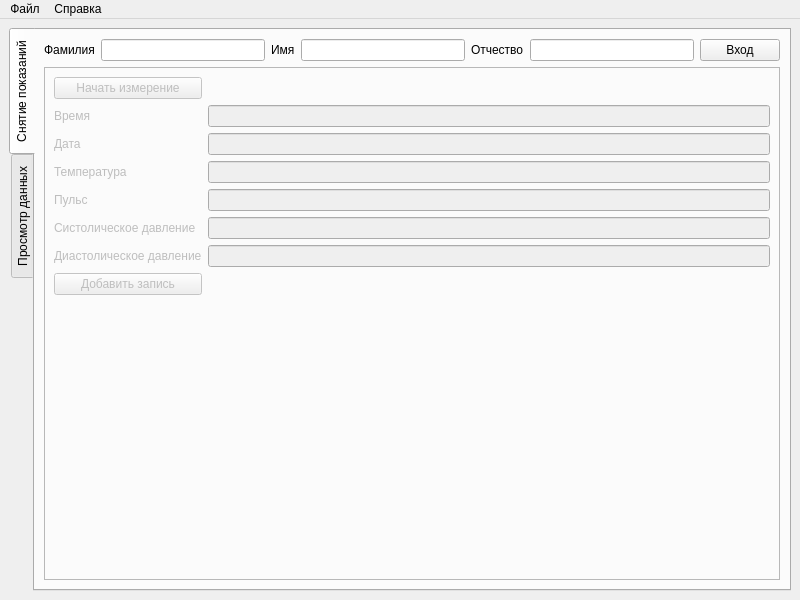
<?xml version="1.0" encoding="UTF-8"?>
<ui version="4.0">
 <class>MainWindow</class>
 <widget class="QMainWindow" name="MainWindow">
  <property name="geometry">
   <rect>
    <x>0</x>
    <y>0</y>
    <width>800</width>
    <height>600</height>
   </rect>
  </property>
  <property name="windowTitle">
   <string>MainWindow</string>
  </property>
  <widget class="QWidget" name="centralwidget">
   <layout class="QGridLayout" name="gridLayout">
    <item row="0" column="0">
     <widget class="QTabWidget" name="tabWidget">
      <property name="tabPosition">
       <enum>QTabWidget::West</enum>
      </property>
      <property name="currentIndex">
       <number>0</number>
      </property>
      <widget class="QWidget" name="tab">
       <attribute name="title">
        <string>Снятие показаний</string>
       </attribute>
       <layout class="QGridLayout" name="gridLayout_3">
        <item row="0" column="5">
         <widget class="QLineEdit" name="lineEdit_Patronymic_2"/>
        </item>
        <item row="0" column="3">
         <widget class="QLineEdit" name="lineEdit_Name_2"/>
        </item>
        <item row="0" column="1">
         <widget class="QLineEdit" name="lineEdit_SurName_2"/>
        </item>
        <item row="0" column="0">
         <widget class="QLabel" name="label">
          <property name="text">
           <string>Фамилия</string>
          </property>
         </widget>
        </item>
        <item row="0" column="6">
         <widget class="QPushButton" name="pushButton_Enter">
          <property name="text">
           <string>Вход</string>
          </property>
         </widget>
        </item>
        <item row="0" column="2">
         <widget class="QLabel" name="label_2">
          <property name="text">
           <string>Имя</string>
          </property>
         </widget>
        </item>
        <item row="0" column="4">
         <widget class="QLabel" name="label_3">
          <property name="text">
           <string>Отчество</string>
          </property>
         </widget>
        </item>
        <item row="1" column="0" colspan="7">
         <widget class="QFrame" name="frame">
          <property name="enabled">
           <bool>false</bool>
          </property>
          <property name="frameShape">
           <enum>QFrame::StyledPanel</enum>
          </property>
          <property name="frameShadow">
           <enum>QFrame::Raised</enum>
          </property>
          <layout class="QGridLayout" name="gridLayout_4">
           <item row="8" column="2" colspan="2">
            <widget class="QLineEdit" name="lineEdit_Diastol">
             <property name="readOnly">
              <bool>true</bool>
             </property>
            </widget>
           </item>
           <item row="1" column="0">
            <widget class="QPushButton" name="pushButton_BeginMetering">
             <property name="text">
              <string>Начать измерение</string>
             </property>
            </widget>
           </item>
           <item row="6" column="2" colspan="2">
            <widget class="QLineEdit" name="lineEdit_Pulse">
             <property name="readOnly">
              <bool>true</bool>
             </property>
            </widget>
           </item>
           <item row="4" column="0">
            <widget class="QLabel" name="label_Date">
             <property name="text">
              <string>Дата</string>
             </property>
            </widget>
           </item>
           <item row="7" column="0">
            <widget class="QLabel" name="label_Systol">
             <property name="text">
              <string>Систолическое давление</string>
             </property>
            </widget>
           </item>
           <item row="1" column="2">
            <spacer name="horizontalSpacer">
             <property name="orientation">
              <enum>Qt::Horizontal</enum>
             </property>
             <property name="sizeHint" stdset="0">
              <size>
               <width>40</width>
               <height>20</height>
              </size>
             </property>
            </spacer>
           </item>
           <item row="5" column="0">
            <widget class="QLabel" name="label_Temperature">
             <property name="text">
              <string>Температура</string>
             </property>
            </widget>
           </item>
           <item row="6" column="0">
            <widget class="QLabel" name="label_Pulse">
             <property name="text">
              <string>Пульс</string>
             </property>
            </widget>
           </item>
           <item row="7" column="2" colspan="2">
            <widget class="QLineEdit" name="lineEdit_Systol">
             <property name="readOnly">
              <bool>true</bool>
             </property>
            </widget>
           </item>
           <item row="5" column="2" colspan="2">
            <widget class="QLineEdit" name="lineEdit_Temperature">
             <property name="readOnly">
              <bool>true</bool>
             </property>
            </widget>
           </item>
           <item row="4" column="2" colspan="2">
            <widget class="QLineEdit" name="lineEdit_Date">
             <property name="readOnly">
              <bool>true</bool>
             </property>
            </widget>
           </item>
           <item row="10" column="2">
            <spacer name="verticalSpacer_2">
             <property name="orientation">
              <enum>Qt::Vertical</enum>
             </property>
             <property name="sizeHint" stdset="0">
              <size>
               <width>20</width>
               <height>40</height>
              </size>
             </property>
            </spacer>
           </item>
           <item row="8" column="0">
            <widget class="QLabel" name="label_Diastol">
             <property name="text">
              <string>Диастолическое давление</string>
             </property>
            </widget>
           </item>
           <item row="3" column="0">
            <widget class="QLabel" name="label_Time">
             <property name="text">
              <string>Время</string>
             </property>
            </widget>
           </item>
           <item row="3" column="2" colspan="2">
            <widget class="QLineEdit" name="lineEdit_Time">
             <property name="readOnly">
              <bool>true</bool>
             </property>
            </widget>
           </item>
           <item row="9" column="0">
            <widget class="QPushButton" name="pushButton_AddRecord">
             <property name="text">
              <string>Добавить запись</string>
             </property>
            </widget>
           </item>
          </layout>
         </widget>
        </item>
       </layout>
      </widget>
      <widget class="QWidget" name="tab_2">
       <attribute name="title">
        <string>Просмотр данных</string>
       </attribute>
       <layout class="QGridLayout" name="gridLayout_2">
        <item row="0" column="5">
         <widget class="QLineEdit" name="lineEdit_Patronymic"/>
        </item>
        <item row="0" column="0">
         <widget class="QLabel" name="label_Surname">
          <property name="text">
           <string>Фамилия</string>
          </property>
         </widget>
        </item>
        <item row="0" column="1">
         <widget class="QLineEdit" name="lineEdit_SurName"/>
        </item>
        <item row="0" column="2">
         <widget class="QLabel" name="label_Name">
          <property name="text">
           <string>Имя</string>
          </property>
         </widget>
        </item>
        <item row="0" column="6">
         <widget class="QPushButton" name="pushButton_Show">
          <property name="text">
           <string>Отобразить</string>
          </property>
         </widget>
        </item>
        <item row="0" column="3">
         <widget class="QLineEdit" name="lineEdit_Name"/>
        </item>
        <item row="0" column="4">
         <widget class="QLabel" name="label_Patronymic">
          <property name="text">
           <string>Отчество</string>
          </property>
         </widget>
        </item>
        <item row="1" column="0" colspan="7">
         <widget class="QTableWidget" name="tableWidget">
          <property name="enabled">
           <bool>true</bool>
          </property>
          <property name="horizontalScrollBarPolicy">
           <enum>Qt::ScrollBarAsNeeded</enum>
          </property>
          <property name="sizeAdjustPolicy">
           <enum>QAbstractScrollArea::AdjustIgnored</enum>
          </property>
          <property name="textElideMode">
           <enum>Qt::ElideRight</enum>
          </property>
          <property name="showGrid">
           <bool>true</bool>
          </property>
          <property name="rowCount">
           <number>0</number>
          </property>
          <attribute name="horizontalHeaderCascadingSectionResizes">
           <bool>false</bool>
          </attribute>
          <attribute name="horizontalHeaderDefaultSectionSize">
           <number>120</number>
          </attribute>
          <attribute name="horizontalHeaderShowSortIndicator" stdset="0">
           <bool>false</bool>
          </attribute>
          <attribute name="horizontalHeaderStretchLastSection">
           <bool>true</bool>
          </attribute>
          <attribute name="verticalHeaderVisible">
           <bool>false</bool>
          </attribute>
          <attribute name="verticalHeaderCascadingSectionResizes">
           <bool>false</bool>
          </attribute>
          <column>
           <property name="text">
            <string>Дата</string>
           </property>
          </column>
          <column>
           <property name="text">
            <string>Время</string>
           </property>
          </column>
          <column>
           <property name="text">
            <string>Температура</string>
           </property>
          </column>
          <column>
           <property name="text">
            <string>Пульс</string>
           </property>
          </column>
          <column>
           <property name="text">
            <string>Cист давление</string>
           </property>
          </column>
          <column>
           <property name="text">
            <string>Диас давление</string>
           </property>
          </column>
         </widget>
        </item>
       </layout>
      </widget>
     </widget>
    </item>
   </layout>
  </widget>
  <widget class="QMenuBar" name="menubar">
   <property name="geometry">
    <rect>
     <x>0</x>
     <y>0</y>
     <width>800</width>
     <height>22</height>
    </rect>
   </property>
   <widget class="QMenu" name="menu">
    <property name="title">
     <string>Файл</string>
    </property>
    <addaction name="action_SaveDB"/>
    <addaction name="action_LoadDB"/>
    <addaction name="separator"/>
    <addaction name="action_Settings"/>
    <addaction name="separator"/>
    <addaction name="action_Exit"/>
   </widget>
   <widget class="QMenu" name="menu_2">
    <property name="title">
     <string>Справка</string>
    </property>
    <addaction name="action_Qt"/>
    <addaction name="action_AboutProgram"/>
   </widget>
   <addaction name="menu"/>
   <addaction name="menu_2"/>
  </widget>
  <action name="action_Qt">
   <property name="text">
    <string>О Qt</string>
   </property>
  </action>
  <action name="action_AboutProgram">
   <property name="text">
    <string>О программе</string>
   </property>
  </action>
  <action name="action_SaveDB">
   <property name="text">
    <string>Сохранить БД</string>
   </property>
  </action>
  <action name="action_LoadDB">
   <property name="text">
    <string>Загрузить БД</string>
   </property>
  </action>
  <action name="action_Exit">
   <property name="text">
    <string>Выход</string>
   </property>
  </action>
  <action name="action_Settings">
   <property name="text">
    <string>Настройки</string>
   </property>
  </action>
 </widget>
 <resources/>
 <connections/>
</ui>
